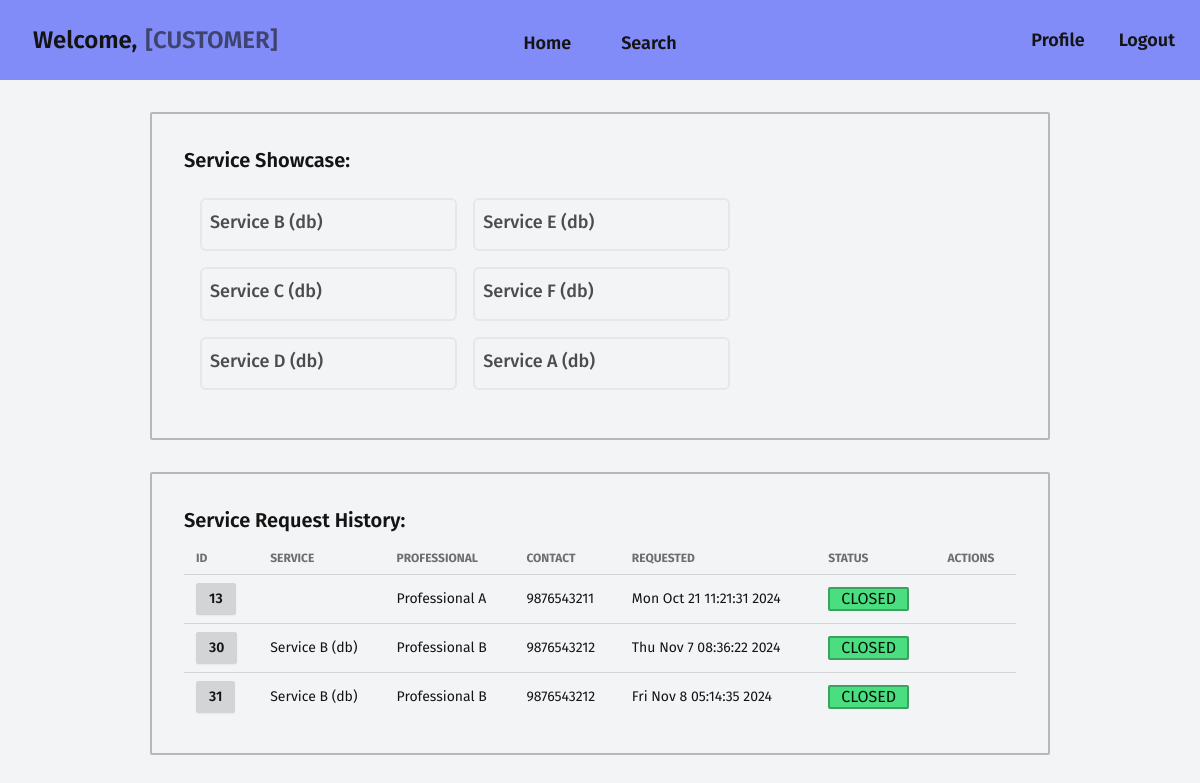
The page /customer/home/9 on the database its author committed.
### models.py (models this page shows, shortened)
class Service(db.Model):
    __tablename__ = 'service'
    id: Mapped[int] = mapped_column(
        Integer, primary_key=True, autoincrement="auto")
    name: Mapped[str] = mapped_column(String(200))
    price: Mapped[int] = mapped_column(Integer)
    timereq: Mapped[Optional[int]] = mapped_column(Integer)  # in hours
    description: Mapped[str] = mapped_column(Text)
    professionals: Mapped[List["Professional"]
                          ] = relationship(back_populates="service")
    created: Mapped[Optional[datetime]] = mapped_column(
        DateTime, server_default=func.now())
    updated: Mapped[Optional[datetime]] = mapped_column(
        DateTime, default=func.now(), onupdate=func.now())

class ServiceRequest(db.Model):
    __tablename__ = 'service_request'
    id: Mapped[int] = mapped_column(
        Integer, primary_key=True, autoincrement="auto")
    service_id: Mapped[int] = mapped_column(Integer, ForeignKey("service.id"))
    professional_id: Mapped[Optional[int]] = mapped_column(
        Integer, ForeignKey("professional.id"))
    customer_id: Mapped[int] = mapped_column(
        Integer, ForeignKey("customer.id"))
    customer: Mapped["Customer"] = relationship(
        back_populates="service_requests")
    status: Mapped[Optional[str]] = mapped_column(
        String(10), default="REQUESTED")
    rating: Mapped[Optional[int]] = mapped_column(Integer)  # from 1 to 5
    remarks: Mapped[Optional[str]] = mapped_column(Text)
    completed: Mapped[Optional[datetime]] = mapped_column(DateTime)
    created: Mapped[Optional[datetime]] = mapped_column(
        DateTime, server_default=func.now())
    updated: Mapped[Optional[datetime]] = mapped_column(
        DateTime, default=func.now(), onupdate=func.now())
    def service(self):
        return get_with_id(Service, self.service_id)
    def prof(self):
        return get_with_id(Professional, self.professional_id)

class User(db.Model, UserMixin):
    __tablename__ = 'user'
    id: Mapped[int] = mapped_column(
        Integer, primary_key=True, autoincrement="auto")
    fullname: Mapped[str] = mapped_column(String(200))
    username: Mapped[str] = mapped_column(String(30), unique=True)
    email: Mapped[str] = mapped_column(String(200), unique=True)
    password: Mapped[str] = mapped_column(String(40))
    role: Mapped[str] = mapped_column(String(200))
    def get_customer(self):
        sql = select(Customer).join(User).where(Customer.user_id == self.id)
        result = db.session.scalars(sql).first()
        return result

class Professional(db.Model):
    __tablename__ = 'professional'
    id: Mapped[int] = mapped_column(
        Integer, primary_key=True, autoincrement="auto")
    user_id: Mapped[int] = mapped_column(ForeignKey("user.id"))
    user: Mapped["User"] = relationship(cascade="all,delete")
    contact: Mapped[str] = mapped_column(String(10), unique=True)
    address: Mapped[str] = mapped_column(Text)
    pincode: Mapped[str] = mapped_column(String(6))
    experience: Mapped[int] = mapped_column(Integer)
    description: Mapped[str] = mapped_column(Text)
    approval: Mapped[Optional[str]] = mapped_column(String, default="PENDING")
    service_id: Mapped[int] = mapped_column(ForeignKey("service.id"))
    service: Mapped["Service"] = relationship(back_populates="professionals")
    created: Mapped[Optional[datetime]] = mapped_column(
        DateTime, server_default=func.now())
    updated: Mapped[Optional[datetime]] = mapped_column(
        DateTime, default=func.now(), onupdate=func.now())

### views.py (the view)
@app.route("/customer/home/<user_id>")
def customer_home(user_id):
    user = get_with_id(User, user_id)
    if not user:
        return redirect(url_for('not_found'))
    customer = user.get_customer()
    if customer.status == "BLOCKED":
        return redirect(url_for("notice_blocked", user_id=user.id))
    service_requests = customer.service_requests
    services = get_all(Service)
    return render_template(
        "customer/home.html",
        customer=customer,
        services=services,
        service_requests=service_requests
    )

### models.py (called while the page is built)
def get_all(model):
    sql = select(model).order_by(model.id)
    results = db.session.scalars(sql)
    return results

def get_with_id(model, pkid):
    sql = select(model).where(model.id == pkid)
    result = db.session.scalars(sql).first()
    return result

### templates/customer/home.html (shortened to what this page needs)
{% extends "base/customer/loggedin.html" %}
{% block content %}
{% include "customer/service/showcase.html" %}
{% include "customer/service/history.html" %}
{% endblock %}

### templates/customer/service/showcase.html
<section class="card rounded-sm w-3/4 border-2 border-primary-content/25">
  <div class="card-body">
    <h2 class="text-xl font-semibold">Service Showcase:</h2>
    {% if services %}
    <div class="grid grid-rows-3 grid-flow-col auto-cols-[32.15%] overflow-x-auto gap-4 p-4 h-56">
      {% for service in services %}
      <a href="{{ url_for('customer_service_details', cust_id=customer.id, service_id=service.id) }}" class="pt-2 pl-2 rounded-md border-2 hover:bg-slate-200 hover:border-slate-400">
        <div>
          <h3 class="card-title font-medium text-lg text-base-content/75 hover:underline">{{ service.name }}</h3>
        </div>
      </a>
      {% endfor %}
    </div>
    {% else %}
    <p class="text-xl text-center font-medium">No Services Found</p>
    {% endif %}
  </div>
</section>

### templates/customer/service/history.html (shortened to what this page needs)
<section class="card rounded-sm w-3/4 border-2 border-primary-content/25">
  <div class="card-body">
    <h2 class="text-xl font-semibold">Service Request History:</h2>
    <table class="table table-sm">
      <thead>
        <tr>
          <th>ID</th>
          <th>SERVICE</th>
          <th>PROFESSIONAL</th>
          <th>CONTACT</th>
          <th>REQUESTED</th>
          <th>STATUS</th>
          <th>ACTIONS</th>
        </tr>
      </thead>
      <tbody>
        {% if service_requests %}
        {% for service_request in service_requests %}
        <tr>
          <td>
            <a href="{{ url_for('customer_request_details', cust_id=customer.id, req_id=service_request.id) }}" class="btn btn-sm">
              {{ service_request.id }}
            </a>
          </td>
          <td>{{ service_request.service().name }}</td>
          <td>
            {% if service_request.status == "REQUESTED" %}
            <span>NOT ASSIGNED</span>
            {% else %}
            <span>{{ service_request.prof().user.fullname }}</span>
            {% endif %}
          </td>
          <td>
            {% if service_request.status == "REQUESTED" %}
            <span>NONE</span>
            {% else %}
            <span>{{ service_request.prof().contact }}</span>
            {% endif %}
          </td>
          <td>{{ service_request.created.ctime() }}</td>
          <td>
            {% if service_request.status == "REQUESTED" %}
            <span class="badge badge-lg badge-error">{{ service_request.status }}</span>
            {% elif service_request.status == "CLOSED" %}
            <span class="badge badge-lg badge-success">{{ service_request.status }}</span>
            {% elif service_request.status == "ASSIGNED" %}
            <span class="badge badge-lg badge-warning">{{ service_request.status }}</span>
            {% endif %}
          </td>
          <td>
          </td>
        </tr>
        {% endfor %}
        {% else %}
        <tr>
          <td colspan="7" class="text-center font-bold text-error-content text-lg">No Request History</td>
        </tr>
        {% endif %}
      </tbody>
    </table>
  </div>
</section>

### rows shown on the page
Service: name "Service B (db)"
Service: name "Service C (db)"
Service: name "Service D (db)"
Service: name "Service E (db)"
Service: name "Service F (db)"
Service: name "Service A (db)"
ServiceRequest: id "13", prof "Professional A", prof "9876543211", created.ctime "Mon Oct 21 11:21:31 2024", status "CLOSED"
ServiceRequest: id "30", service "Service B (db)", prof "Professional B", prof "9876543212", created.ctime "Thu Nov 7 08:36:22 2024", status "CLOSED"
ServiceRequest: id "31", service "Service B (db)", prof "Professional B", prof "9876543212", created.ctime "Fri Nov 8 05:14:35 2024", status "CLOSED"
